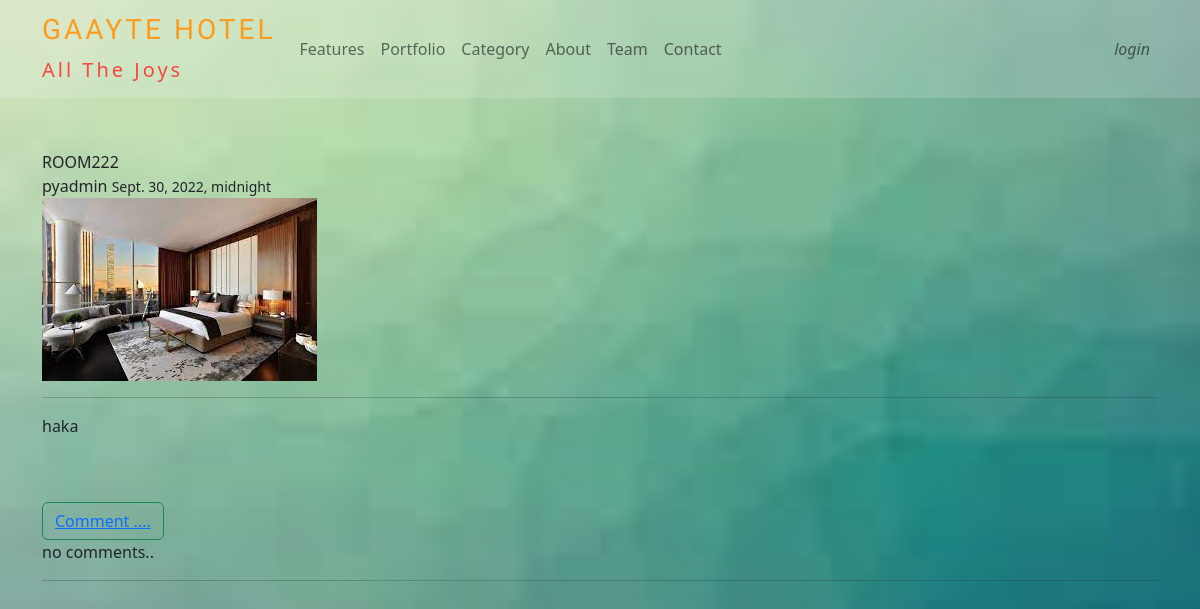
The app's page /details/11/, older data.
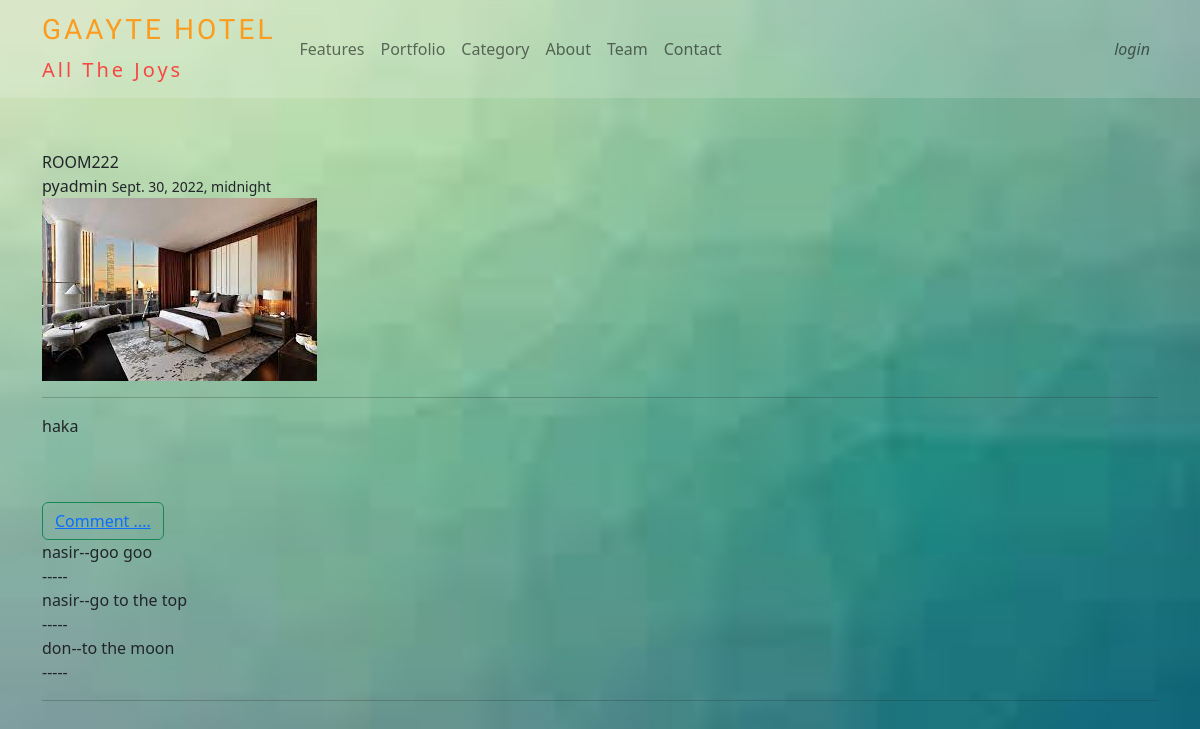
The same page, newer data.
### core/models.py (models this page shows, shortened)
class PostModel(models.Model):
    title = models.CharField(max_length=255)
    head_image = models.ImageField(upload_to="upload/")
    user = models.ForeignKey(User, on_delete=models.CASCADE)
    category = models.ForeignKey(Category, on_delete=models.CASCADE)
    text =RichTextField(blank=True,null=True)
    postdate = models.DateTimeField(auto_now_add=True, db_index=True)

class CommentModel(models.Model):
    pro = models.ForeignKey(PostModel, on_delete=models.CASCADE, related_name="comments",null=True,blank=True)
    name = models.CharField(null= True, blank=True, max_length=255)
    comm = models.TextField(null=True, blank=True)
    comment_date = models.DateField(auto_now_add=True)

### core/views.py (the view)
# urls.py: path('details/<int:pk>/',views.PostDetail.as_view(),name='details'),
class PostDetail(generic.DetailView):
    model = PostModel
    template_name = 'core/details.html'
    context_object_name= 'post'

### core/templates/core/details.html (shortened to what this page needs)
{% extends "core/home.html" %}
{% block content %}
<div style="margin-top: 150px;">
    <div class="container">
        {{post.title|title|upper}}
        <br> py{{post.user}}
        <small>{{post.postdate}}</small>
        <div style="height: 90vh;">
        <img style="max-width: 100%; max-height: 100%;" src="{{post.head_image.url}}"> <hr>
        {{post.text|safe}} <br> <br>
        <button type="submit" class="btn btn-outline-success"><a href="{% url 'comment' post.id %}">Comment ....</a></button><br>
        {% if not post.comments.all %}
        no comments..
        {% else %}
            {% for comment in post.comments.all %}
                {{comment.name}}--{{comment.comm|safe}} <br> ----- <br>
            {% endfor %}
        {% endif %}
         <hr>
    </div>
</div>
{% endblock content %}

### core/templates/core/home.html (shortened to what this page needs)
<!DOCTYPE html>
{% load static %}
<html lang="en">
<head>
  <link rel="stylesheet" href="{% static '/css/style.css' %}">
  <link rel="stylesheet" href="{% static 'css/bootstrap.css' %}">
</head>
<body id="boody"  class="bg-image "
style="
background: url('static/images/g5.jpeg');
mask-repeat: no-repeat;
-webkit-background-size: cover;
-moz-background-size: cover;
-o-background-size: cover;
background-size: cover;
position: static;
background-color: #4be7ab;">
  <header>
    <nav class="navbar navbar-expand-lg navbar-light fixed-top mask-custom shadow-0">
      <div class="container">
        <a class="navbar-brand" href="{% url 'home' %}"><span style="color: #fc9c1f;"><h3 style="font-family:'Bungee Spice', cursive">GAAYTE HOTEL</h3></span><span
            style="color: rgba(255, 38, 38, 0.822);">All The Joys</span></a>
        <div class="collapse navbar-collapse" id="navbarSupportedContent">
          <ul class="navbar-nav me-auto">
            <li class="nav-item">
              <a class="nav-link" href="#!">Features</a>
            </li>
            <li class="nav-item">
              <a class="nav-link" href="#!">Portfolio</a>
            </li>
            <li class="nav-item">
              <a class="nav-link" href="#!">Category</a>
            </li>
            <li class="nav-item">
              <a class="nav-link" href="{% url 'about' %}">About</a>
            </li>
            <li class="nav-item">
              <a class="nav-link" href="{% url 'team' %}">Team</a>
            </li>
            <li class="nav-item">
              <a class="nav-link" href="#!">Contact</a>
            </li>
          </ul>
          <ul class="navbar-nav d-flex flex-row">
            {% if user.is_authenticated %}
            <li class="nav-item me-3 me-lg-0">
              <a class="nav-link" href="{% url 'logout' %}">
                <i class="fas fa-shopping-cart">logout</i>
              </a>
              {% else %}
            <li class="nav-item me-3 me-lg-0">
              <a class="nav-link" href="{% url 'login' %}">
                <i class="fas fa-shopping-cart">login</i>
              </a>
            </li>
            {% endif  %}
          </ul>
        </div>
      </div>
    </nav>
  </header>
  {% block content %}{% endblock content %}
</body>
</html>

### static/css/style.css (style rules this page uses)
.bg-image { background: url("static/images/g4.jpeg"); mask-repeat: no-repeat; -webkit-background-size: cover; -moz-background-size: cover; -o-background-size: cover; background-size: cover; position: fixed; background-color: #cbbcb1; }
.mask-custom { backdrop-filter: blur(5px); background-color: rgba(255, 255, 255, .15); }
.navbar-brand { font-size: 1.75rem; letter-spacing: 3px; }

Row changes from the older to the newer data that the page shows:
added CommentModel: name "nasir", comm "goo goo"
added CommentModel: name "nasir", comm "go to the top"
added CommentModel: name "don", comm "to the moon"
Text that changed along with them:
text no longer shown: "no comments.."
